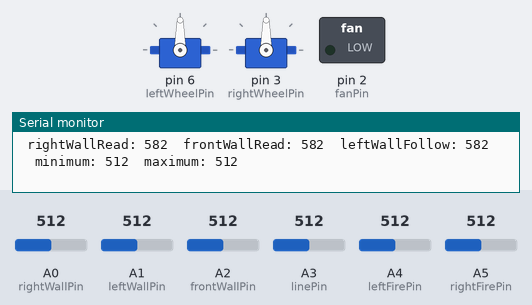
Bench run of a sketch on a simulated Arduino Uno, built with avr-gcc and run on an emulated ATmega328P. Parts: 2 × servo, switched loads named in the sketch (green lamp = pin HIGH), the last lines printed to the serial monitor. Inputs (shaded band) come from the test bench; at power-on: A4 (leftFirePin) = 512, A2 (frontWallPin) = 512, A0 (rightWallPin) = 512, A5 (rightFirePin) = 512, A1 (leftWallPin) = 512, A3 (linePin) = 512.

Above: at 1.2 s.
1.3 s: A4 (leftFirePin) set to 390
At 3.0 s:
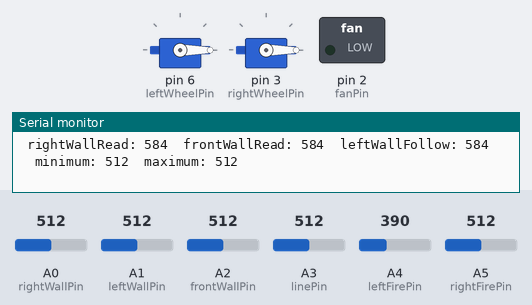
4.3 s: A2 (frontWallPin) set to 363
7.3 s: A2 (frontWallPin) set to 350
10.3 s: A0 (rightWallPin) set to 454
13.3 s: A0 (rightWallPin) set to 423
At 13.55 s:
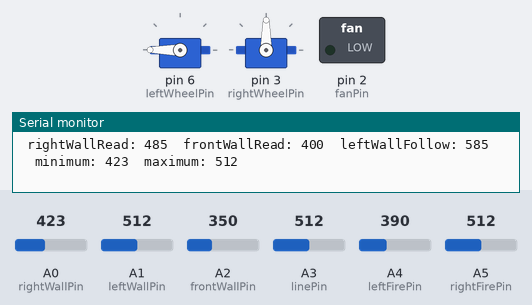
16.3 s: A5 (rightFirePin) set to 390
At 17.5 s:
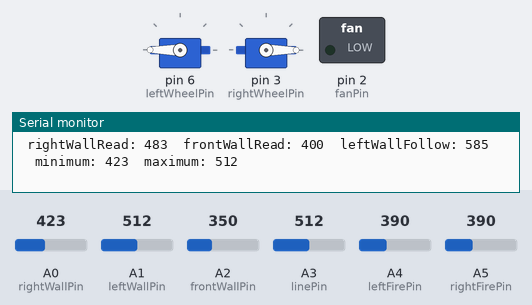
Timing chart, 0 to 19.3 s (numbered marks = the images above; inputs shaded):
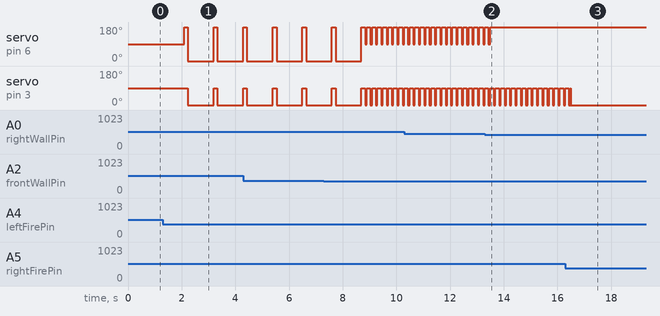

The sketch:

DigitalReadSerial.ino
```cpp
#include<Servo.h>

int rightWallPin = A0;
int frontWallPin = A2;
int leftWallPin = A1;
int linePin = A3;
int leftFirePin = A4;
int rightFirePin = A5;

int leftWheelPin = 6;
int rightWheelPin = 3;
int fanPin = 2;

Servo leftWheel;
Servo rightWheel;

int leftForward = 180;
int rightForward = 0;
int stopped = 90;
int leftBack = rightForward;
int rightBack = leftForward;

int n = 15;
int innerThreshold = 300;
int frontThreshold = 400;
int outerThreshold = 500;
int wallMin = 100;

int moveTime = 25;
int turnTime = 925;


int rightWallRead = 0;
int leftWallRead = 0;
int frontWallRead = 0;
int lineRead = 0;
int leftFireRead = 0;
int rightFireRead = 0;

int maximum = 0;
int minimum = 1024;

void setup() {
  // put your setup code here, to run once:
  Serial.begin(9600);
  pinMode(fanPin, OUTPUT);
  leftWheel.attach(leftWheelPin);
  rightWheel.attach(rightWheelPin);
  leftWheel.write(stopped);
  rightWheel.write(stopped);
}

void loop() {
  //get Sensor reads
  sensorRead();
  //  int rightWallPin = A0;
  //  int frontWallPin = A2;
  //  int leftWallPin = A1;
  minimum = min(analogRead(A0), minimum); // if(Sensor < minimum){minimum = Sensor; } //
  maximum = max(analogRead(A0), maximum);


  Serial.print(" rightWallRead: ");
  Serial.print(rightWallRead);
  Serial.print("\tfrontWallRead: ");
  Serial.print(frontWallRead);
  Serial.print("\tleftWallFollow: ");
  Serial.print(leftWallRead);
  Serial.print(" \tminimum: ");
  Serial.print(minimum);
  Serial.print("\tmaximum: ");
  Serial.print(maximum);
  Serial.println(" ");

  leftWallFollow();

}

void sensorRead() {
  for (int x = 0; x <= n; x++)
  {
    rightWallRead += analogRead(rightWallPin);
    frontWallRead += analogRead(frontWallPin);
    leftWallRead += analogRead(leftWallPin);
    lineRead += analogRead(linePin);
    leftFireRead += analogRead(leftFirePin);
    rightFireRead += analogRead(rightFirePin);
  }

  //average Sensor reads

  rightWallRead /= n;
  frontWallRead /= n;
  leftWallRead /= n;
  lineRead /= n;
  leftFireRead /= n;
  rightFireRead /= n;
}

void forward()
{
  leftWheel.write(leftForward);
  rightWheel.write(rightForward);
}

void backward()
{
  leftWheel.write(leftBack);
  rightWheel.write(rightBack);
}

void stopMoving()
{
  leftWheel.write(stopped);
  rightWheel.write(stopped);
}

void turnLeft()
{
  leftWheel.write(stopped);
  rightWheel.write(rightForward);
}

void turnRight()
{
  leftWheel.write(leftForward);
  rightWheel.write(stopped);
}

void cornerRight()
{
  leftWheel.write(leftForward);
  rightWheel.write(rightBack);
}

void cornerLeft()
{
  leftWheel.write(leftBack);
  rightWheel.write(rightForward);
}

void reset()
{
  rightWallRead = 0;
  frontWallRead = 0;
  leftWallRead = 0;
  lineRead = 0;
  leftFireRead = 0;
  rightFireRead = 0;
}

void blowFan()
{

}

void leftWallFollow()
{

  int fireTurnTime = abs(rightFireRead-leftFireRead);
  int fireThreshold = 450;

  if(leftFireRead == rightFireRead && leftFireRead > fireThreshold) //checks
  {
    blowFan();
    delay(1000);
  }

  else
  {
    if(leftFireRead > rightFireRead)
   {
      turnLeft();
      delay(fireTurnTime);
    }
    if(leftFireRead < rightFireRead)
    {
      turnRight();
      delay(fireTurnTime);
    }

    if (frontWallRead > frontThreshold) //if there is something in front turn left
    {
      cornerLeft();
      delay(turnTime);
    }
    else
    {
      if (rightWallRead > 500)          //if the right wall gets too close turn left
      {
        turnLeft();
        delay(moveTime);
      }
      else if (rightWallRead < 300)     //if the right gets too far away turn right
      {
        turnRight();
        delay(moveTime);
      }
      else                              //otherwise go forward
      {
        forward();
        delay(moveTime);
      }
    }
  }
}
```

Measured:
- the behaviour switches between 439 and 438 on A0 (rightWallPin) (found by bisection; images 1 and 2)
- after the input at 1.3 s, servo on pin 6 (leftWheelPin): alternates 180° for 0.13 s and 0° for 0.96 s, starting after 0.80 s; servo on pin 3 (rightWheelPin): alternates 90° for 0.14 s and 0° for 0.96 s, starting after 0.93 s
- after the input at 13.3 s, servo on pin 6 (leftWheelPin): goes on until 13.5 s, then stays 180°
